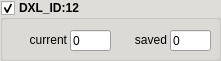
  <widget class="QGroupBox" name="Group_ID12">
   <property name="geometry">
    <rect>
     <x>400</x>
     <y>140</y>
     <width>221</width>
     <height>61</height>
    </rect>
   </property>
   <property name="palette">
    <palette>
     <active>
      <colorrole role="Button">
       <brush brushstyle="SolidPattern">
        <color alpha="255">
         <red>247</red>
         <green>247</green>
         <blue>247</blue>
        </color>
       </brush>
      </colorrole>
      <colorrole role="Light">
       <brush brushstyle="SolidPattern">
        <color alpha="255">
         <red>255</red>
         <green>255</green>
         <blue>220</blue>
        </color>
       </brush>
      </colorrole>
      <colorrole role="BrightText">
       <brush brushstyle="SolidPattern">
        <color alpha="255">
         <red>119</red>
         <green>118</green>
         <blue>123</blue>
        </color>
       </brush>
      </colorrole>
      <colorrole role="Base">
       <brush brushstyle="SolidPattern">
        <color alpha="255">
         <red>255</red>
         <green>255</green>
         <blue>255</blue>
        </color>
       </brush>
      </colorrole>
      <colorrole role="Window">
       <brush brushstyle="SolidPattern">
        <color alpha="255">
         <red>222</red>
         <green>221</green>
         <blue>218</blue>
        </color>
       </brush>
      </colorrole>
      <colorrole role="AlternateBase">
       <brush brushstyle="SolidPattern">
        <color alpha="255">
         <red>247</red>
         <green>247</green>
         <blue>247</blue>
        </color>
       </brush>
      </colorrole>
      <colorrole role="ToolTipBase">
       <brush brushstyle="SolidPattern">
        <color alpha="255">
         <red>255</red>
         <green>255</green>
         <blue>220</blue>
        </color>
       </brush>
      </colorrole>
      <colorrole role="PlaceholderText">
       <brush brushstyle="SolidPattern">
        <color alpha="128">
         <red>0</red>
         <green>0</green>
         <blue>0</blue>
        </color>
       </brush>
      </colorrole>
     </active>
     <inactive>
      <colorrole role="Button">
       <brush brushstyle="SolidPattern">
        <color alpha="255">
         <red>247</red>
         <green>247</green>
         <blue>247</blue>
        </color>
       </brush>
      </colorrole>
      <colorrole role="Light">
       <brush brushstyle="SolidPattern">
        <color alpha="255">
         <red>255</red>
         <green>255</green>
         <blue>220</blue>
        </color>
       </brush>
      </colorrole>
      <colorrole role="BrightText">
       <brush brushstyle="SolidPattern">
        <color alpha="255">
         <red>119</red>
         <green>118</green>
         <blue>123</blue>
        </color>
       </brush>
      </colorrole>
      <colorrole role="Base">
       <brush brushstyle="SolidPattern">
        <color alpha="255">
         <red>255</red>
         <green>255</green>
         <blue>255</blue>
        </color>
       </brush>
      </colorrole>
      <colorrole role="Window">
       <brush brushstyle="SolidPattern">
        <color alpha="255">
         <red>222</red>
         <green>221</green>
         <blue>218</blue>
        </color>
       </brush>
      </colorrole>
      <colorrole role="AlternateBase">
       <brush brushstyle="SolidPattern">
        <color alpha="255">
         <red>247</red>
         <green>247</green>
         <blue>247</blue>
        </color>
       </brush>
      </colorrole>
      <colorrole role="ToolTipBase">
       <brush brushstyle="SolidPattern">
        <color alpha="255">
         <red>255</red>
         <green>255</green>
         <blue>220</blue>
        </color>
       </brush>
      </colorrole>
      <colorrole role="PlaceholderText">
       <brush brushstyle="SolidPattern">
        <color alpha="128">
         <red>0</red>
         <green>0</green>
         <blue>0</blue>
        </color>
       </brush>
      </colorrole>
     </inactive>
     <disabled>
      <colorrole role="Button">
       <brush brushstyle="SolidPattern">
        <color alpha="255">
         <red>247</red>
         <green>247</green>
         <blue>247</blue>
        </color>
       </brush>
      </colorrole>
      <colorrole role="Light">
       <brush brushstyle="SolidPattern">
        <color alpha="255">
         <red>255</red>
         <green>255</green>
         <blue>220</blue>
        </color>
       </brush>
      </colorrole>
      <colorrole role="BrightText">
       <brush brushstyle="SolidPattern">
        <color alpha="255">
         <red>119</red>
         <green>118</green>
         <blue>123</blue>
        </color>
       </brush>
      </colorrole>
      <colorrole role="Base">
       <brush brushstyle="SolidPattern">
        <color alpha="255">
         <red>222</red>
         <green>221</green>
         <blue>218</blue>
        </color>
       </brush>
      </colorrole>
      <colorrole role="Window">
       <brush brushstyle="SolidPattern">
        <color alpha="255">
         <red>222</red>
         <green>221</green>
         <blue>218</blue>
        </color>
       </brush>
      </colorrole>
      <colorrole role="AlternateBase">
       <brush brushstyle="SolidPattern">
        <color alpha="255">
         <red>247</red>
         <green>247</green>
         <blue>247</blue>
        </color>
       </brush>
      </colorrole>
      <colorrole role="ToolTipBase">
       <brush brushstyle="SolidPattern">
        <color alpha="255">
         <red>255</red>
         <green>255</green>
         <blue>220</blue>
        </color>
       </brush>
      </colorrole>
      <colorrole role="PlaceholderText">
       <brush brushstyle="SolidPattern">
        <color alpha="128">
         <red>0</red>
         <green>0</green>
         <blue>0</blue>
        </color>
       </brush>
      </colorrole>
     </disabled>
    </palette>
   </property>
   <property name="font">
    <font>
     <weight>75</weight>
     <bold>true</bold>
    </font>
   </property>
   <property name="autoFillBackground">
    <bool>true</bool>
   </property>
   <property name="title">
    <string>DXL_ID:12</string>
   </property>
   <property name="checkable">
    <bool>true</bool>
   </property>
   <widget class="QLabel" name="label_6">
    <property name="geometry">
     <rect>
      <x>100</x>
      <y>30</y>
      <width>67</width>
      <height>20</height>
     </rect>
    </property>
    <property name="font">
     <font>
      <weight>50</weight>
      <bold>false</bold>
     </font>
    </property>
    <property name="text">
     <string>saved</string>
    </property>
    <property name="alignment">
     <set>Qt::AlignRight|Qt::AlignTrailing|Qt::AlignVCenter</set>
    </property>
    <property name="margin">
     <number>2</number>
    </property>
   </widget>
   <widget class="QLineEdit" name="lineEdit_ID12_saved">
    <property name="geometry">
     <rect>
      <x>170</x>
      <y>30</y>
      <width>41</width>
      <height>21</height>
     </rect>
    </property>
    <property name="font">
     <font>
      <weight>50</weight>
      <bold>false</bold>
     </font>
    </property>
    <property name="text">
     <string>0</string>
    </property>
   </widget>
   <widget class="QLabel" name="label_5">
    <property name="geometry">
     <rect>
      <x>0</x>
      <y>30</y>
      <width>67</width>
      <height>20</height>
     </rect>
    </property>
    <property name="font">
     <font>
      <weight>50</weight>
      <bold>false</bold>
     </font>
    </property>
    <property name="text">
     <string>current</string>
    </property>
    <property name="alignment">
     <set>Qt::AlignRight|Qt::AlignTrailing|Qt::AlignVCenter</set>
    </property>
    <property name="margin">
     <number>2</number>
    </property>
   </widget>
   <widget class="QLineEdit" name="lineEdit_ID12_current">
    <property name="geometry">
     <rect>
      <x>70</x>
      <y>30</y>
      <width>41</width>
      <height>21</height>
     </rect>
    </property>
    <property name="font">
     <font>
      <weight>50</weight>
      <bold>false</bold>
     </font>
    </property>
    <property name="text">
     <string>0</string>
    </property>
   </widget>
  </widget>
